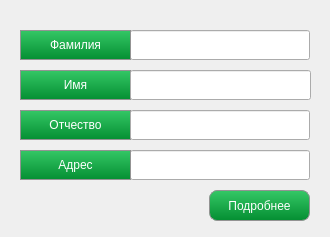
<?xml version="1.0" encoding="UTF-8"?>
<ui version="4.0">
 <class>StudentAbout</class>
 <widget class="QDialog" name="StudentAbout">
  <property name="geometry">
   <rect>
    <x>0</x>
    <y>0</y>
    <width>330</width>
    <height>237</height>
   </rect>
  </property>
  <property name="windowTitle">
   <string>Ученик</string>
  </property>
  <widget class="QPushButton" name="pb1_3">
   <property name="geometry">
    <rect>
     <x>20</x>
     <y>70</y>
     <width>111</width>
     <height>30</height>
    </rect>
   </property>
   <property name="styleSheet">
    <string notr="true">QPushButton{
	color: white;
	
	background-color: qlineargradient(spread:repeat, x1:0.511, y1:0, x2:0.506, y2:1, stop:0 rgba(53, 200, 102, 255), stop:1 rgba(4, 142, 50, 255));
	
    border-style: solid;
    border-color: rgb(147, 147, 147);
    border-width: 1px;
	font: 75 12pt &quot;Segoe Print&quot;;

}
</string>
   </property>
   <property name="text">
    <string>Имя</string>
   </property>
  </widget>
  <widget class="QPushButton" name="pb1_4">
   <property name="geometry">
    <rect>
     <x>20</x>
     <y>110</y>
     <width>111</width>
     <height>30</height>
    </rect>
   </property>
   <property name="styleSheet">
    <string notr="true">QPushButton{
	color: white;
	
	background-color: qlineargradient(spread:repeat, x1:0.511, y1:0, x2:0.506, y2:1, stop:0 rgba(53, 200, 102, 255), stop:1 rgba(4, 142, 50, 255));
	
    border-style: solid;
    border-color: rgb(147, 147, 147);
    border-width: 1px;
	font: 75 12pt &quot;Segoe Print&quot;;

}
</string>
   </property>
   <property name="text">
    <string>Отчество</string>
   </property>
  </widget>
  <widget class="QPushButton" name="btnMore">
   <property name="enabled">
    <bool>true</bool>
   </property>
   <property name="geometry">
    <rect>
     <x>209</x>
     <y>190</y>
     <width>101</width>
     <height>31</height>
    </rect>
   </property>
   <property name="styleSheet">
    <string notr="true">QPushButton{
	color: white;
	
	background-color: qlineargradient(spread:repeat, x1:0.511, y1:0, x2:0.506, y2:1, stop:0 rgba(53, 200, 102, 255), stop:1 rgba(4, 142, 50, 255));
	
    border-radius:8px;
    border-style: solid;
    border-color: rgb(147, 147, 147);
    border-width: 1px;
	font: 75 12pt &quot;Segoe Print&quot;;

}
QPushButton:hover{
background-color: rgb(7, 193, 82);
}
QPushButton:pressed{
	background-color: qlineargradient(spread:repeat, x1:0.511, y1:0, x2:0.506, y2:1, stop:0 rgba(53, 200, 102, 255), stop:1 rgba(4, 142, 50, 255));
}
QPushButton:disabled{
	background-color: rgb(116, 163, 135);
	color: rgb(255, 255, 255);
}</string>
   </property>
   <property name="text">
    <string>Подробнее</string>
   </property>
  </widget>
  <widget class="QLineEdit" name="etSurname">
   <property name="geometry">
    <rect>
     <x>130</x>
     <y>30</y>
     <width>180</width>
     <height>30</height>
    </rect>
   </property>
   <property name="styleSheet">
    <string notr="true">font: 75 12pt &quot;Segoe Print&quot;;</string>
   </property>
   <property name="inputMask">
    <string/>
   </property>
   <property name="alignment">
    <set>Qt::AlignCenter</set>
   </property>
   <property name="dragEnabled">
    <bool>true</bool>
   </property>
   <property name="readOnly">
    <bool>true</bool>
   </property>
  </widget>
  <widget class="QLineEdit" name="etPatronymic">
   <property name="geometry">
    <rect>
     <x>130</x>
     <y>110</y>
     <width>180</width>
     <height>30</height>
    </rect>
   </property>
   <property name="styleSheet">
    <string notr="true">font: 75 12pt &quot;Segoe Print&quot;;</string>
   </property>
   <property name="alignment">
    <set>Qt::AlignCenter</set>
   </property>
   <property name="dragEnabled">
    <bool>true</bool>
   </property>
   <property name="readOnly">
    <bool>true</bool>
   </property>
  </widget>
  <widget class="QLineEdit" name="etName">
   <property name="geometry">
    <rect>
     <x>130</x>
     <y>70</y>
     <width>181</width>
     <height>30</height>
    </rect>
   </property>
   <property name="styleSheet">
    <string notr="true">font: 75 12pt &quot;Segoe Print&quot;;</string>
   </property>
   <property name="alignment">
    <set>Qt::AlignCenter</set>
   </property>
   <property name="readOnly">
    <bool>true</bool>
   </property>
  </widget>
  <widget class="QPushButton" name="pb1_2">
   <property name="geometry">
    <rect>
     <x>20</x>
     <y>30</y>
     <width>111</width>
     <height>30</height>
    </rect>
   </property>
   <property name="styleSheet">
    <string notr="true">QPushButton{
	color: white;
	
	background-color: qlineargradient(spread:repeat, x1:0.511, y1:0, x2:0.506, y2:1, stop:0 rgba(53, 200, 102, 255), stop:1 rgba(4, 142, 50, 255));
	
    border-style: solid;
    border-color: rgb(147, 147, 147);
    border-width: 1px;
	font: 75 12pt &quot;Segoe Print&quot;;

}
</string>
   </property>
   <property name="text">
    <string>Фамилия</string>
   </property>
  </widget>
  <widget class="QLineEdit" name="etAdress">
   <property name="geometry">
    <rect>
     <x>130</x>
     <y>150</y>
     <width>180</width>
     <height>30</height>
    </rect>
   </property>
   <property name="styleSheet">
    <string notr="true">font: 75 12pt &quot;Segoe Print&quot;;</string>
   </property>
   <property name="alignment">
    <set>Qt::AlignCenter</set>
   </property>
   <property name="dragEnabled">
    <bool>true</bool>
   </property>
   <property name="readOnly">
    <bool>true</bool>
   </property>
  </widget>
  <widget class="QPushButton" name="pb1_5">
   <property name="geometry">
    <rect>
     <x>20</x>
     <y>150</y>
     <width>111</width>
     <height>30</height>
    </rect>
   </property>
   <property name="styleSheet">
    <string notr="true">QPushButton{
	color: white;
	
	background-color: qlineargradient(spread:repeat, x1:0.511, y1:0, x2:0.506, y2:1, stop:0 rgba(53, 200, 102, 255), stop:1 rgba(4, 142, 50, 255));
	
    border-style: solid;
    border-color: rgb(147, 147, 147);
    border-width: 1px;
	font: 75 12pt &quot;Segoe Print&quot;;

}
</string>
   </property>
   <property name="text">
    <string>Адрес</string>
   </property>
  </widget>
 </widget>
 <resources/>
 <connections/>
</ui>
